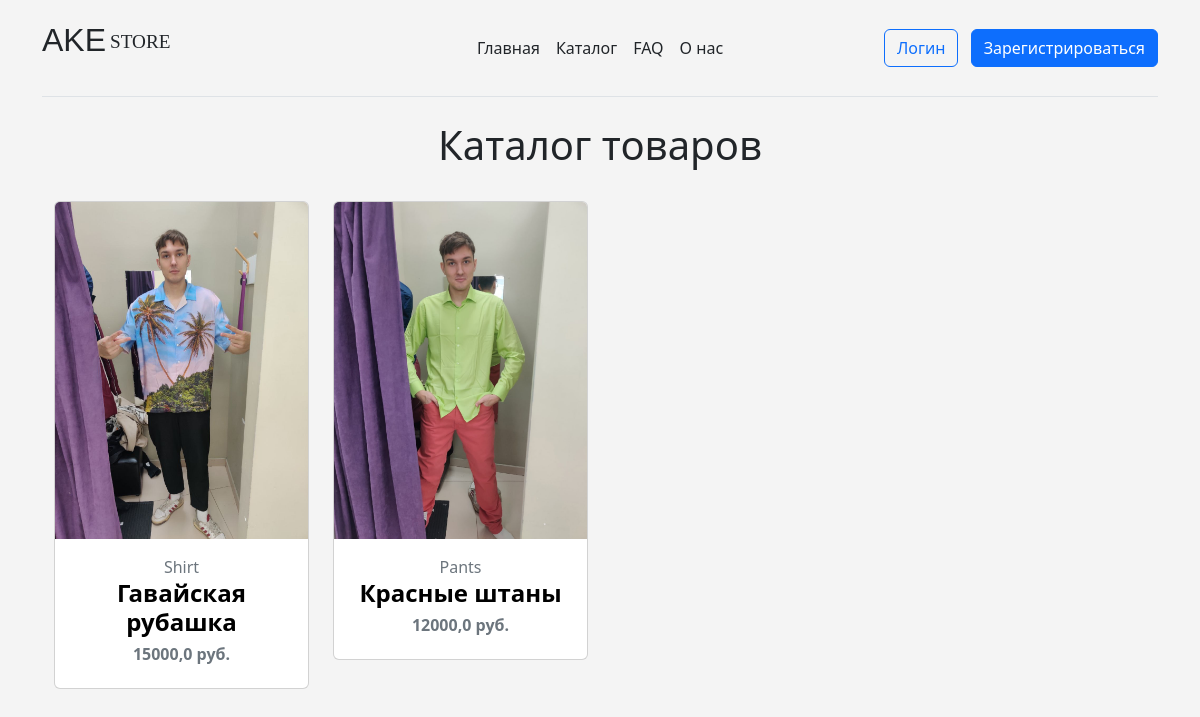
/catalog, run on the app's committed database.
### main/models.py (models this page shows, shortened)
class catalog(models.Model):
    name = models.CharField("Название товара", max_length=100)
    category = models.CharField("Категория", choices=CATEGORY_CHOICES, max_length=1)
    sex = models.CharField("Пол", choices=SEX_CHOICES, max_length=1)
    size = models.CharField("Размер", choices=SIZE_CHOICES, max_length=3)
    price = models.FloatField()
    image = models.ImageField(blank=True, upload_to="static/main/images")
    def get_absolute_url(self):
        return reverse("product", kwargs={"pk": self.pk})

### main/views.py (the view)
# urls.py: path("catalog", views.catalogView, name="catalog"),
def catalogView(request):
    catalog_list = catalog.objects.all()
    return render(
        request,
        "main/catalog.html",
        {"catalog_list": catalog_list},
    )

### main/templates/main/catalog.html (shortened to what this page needs)
{% extends 'main/base.html' %}
{% block content%}
<center><h1>Каталог товаров</h1></center><br>
    {% if catalog_list %}
            <section class="text-center mb-4">
                <div class="row">
                  {% for product in catalog_list %}
                  <div class="col-lg-3 col-md-6 mb-4">
                    <div class="card" style="">
                        <div class="view overlay">
                            {% load static %}
                          <a href="{{ product.get_absolute_url }}"><img src="{{product.image}}" class="card-img-top" alt=""></a>
                        </div>
                        <div class="card-body text-center">
                          <a href="" class="text-muted" >
                            <h7>{{ product.get_category_display }}</h7>
                          </a>
                          <h4>
                            <strong>
                              <a href="{{ product.get_absolute_url }}" style="color: black;">{{ product.name }}
                              </a>
                            </strong>
                          </h4>
                          <h6 class="text-muted">
                            <strong>{{ product.price }} руб.</strong>
                          </h6>
                        </div>
                      </div>
                    </div>
                    {% endfor %}
                  </div>
                </section>
    {% else %}
        <center><p>Товары отсуствуют</p></center>
    {% endif %}
{% endblock %}

### main/templates/main/base.html (style rules this page uses)
body { background: #f4f4f4; }
a { text-decoration: none; }

### data on the page
catalog: image (picture), category "Shirt", name "Гавайская рубашка", price "15000,0"
catalog: image (picture), category "Pants", name "Красные штаны", price "12000,0"
